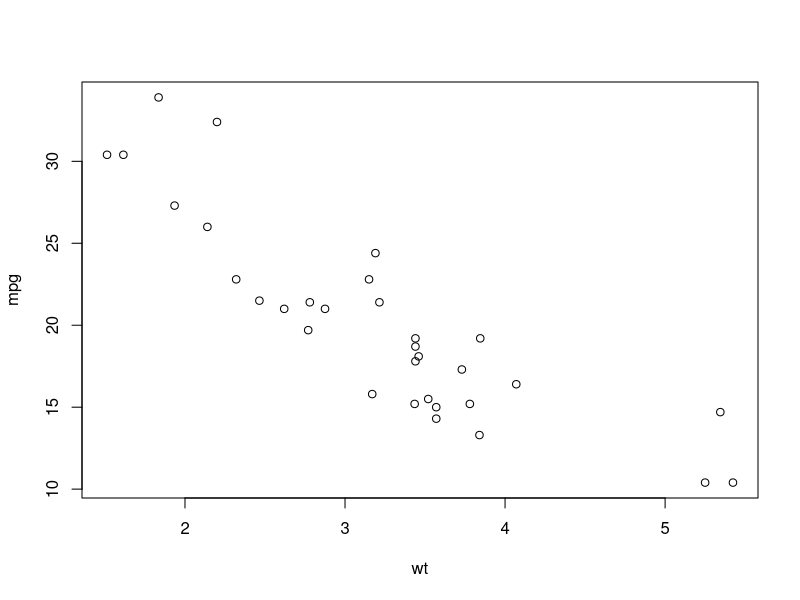
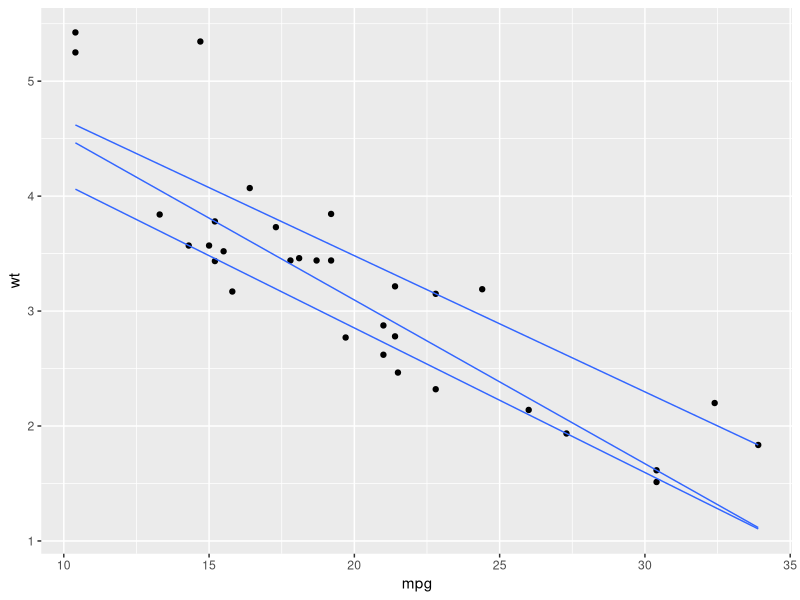

Here is the R script that generated these plots, in order:
## ---- chunk 1
# install.packages("ggplot2") # run this if you don't have ggplot2 installed
library(ggplot2) # then run this to activate the package

plot( mpg ~ wt, data = mtcars)

# make a more complicated, ugly ass example using base plotting
# install.packages("quantreg")
qplot(mpg, wt, data = mtcars, geom = c("point", "quantile"))

# then throw dplyr pipes in, they won't work with base plot functions

